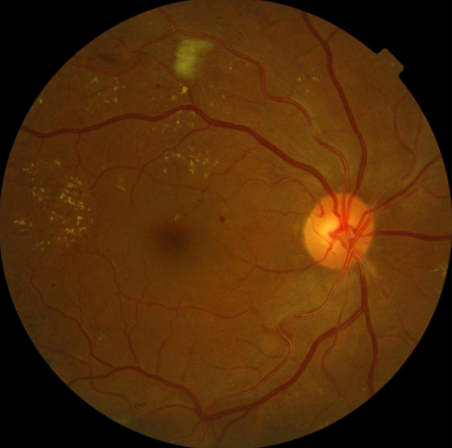
#> input picture old/4.png, 452 x 448 px
$ python main-old-12.py
#> lines starting #> are read from the running program, lines starting #| are printed output that depends on the picture
import os
from PIL import Image
import numpy as np
from skimage.morphology import disk, opening, closing
import cv2
import matplotlib.pyplot as plt

def preprocess_fundus_image(image_path, size=(640, 640)):
    img = Image.open(image_path).convert("RGB")
    resized_img = img.resize(size, Image.LANCZOS)
    img_array = np.array(resized_img, dtype=np.float32)
    normalized_array = (img_array / 255.0 * 2) - 1  # Normalize to [-1, 1]
    return normalized_array, np.array(resized_img)

def decompose_image_morphological_approximation(pre_img, se_radius_small=3, threshold_factor=0.05):
    img_display_scale = (((pre_img + 1) / 2) * 255).astype(np.uint8)
    green_channel = img_display_scale[:, :, 1]  # Use green channel

    se = disk(se_radius_small)

    # Bright regions (e.g. exudates)
    opened = opening(green_channel, se)
    ibri_raw = np.maximum(0, green_channel - opened)
    ibri = ibri_raw.astype(np.float32)
    if ibri.max() > 0:
        ibri /= ibri.max()
    ibri[ibri < threshold_factor] = 0
    # Keep normalized to [0,1] for heatmap visualization
    ibri = ibri

    # Dark regions (e.g. red lesions)
    closed = closing(green_channel, se)
    idark_raw = np.maximum(0, closed - green_channel)
    idark = idark_raw.astype(np.float32)
    if idark.max() > 0:
        idark /= idark.max()
    idark[idark < threshold_factor] = 0
    idark = idark

    return idark, ibri

def apply_colormap_to_attention(attention_map, colormap=plt.cm.hot):
    # Normalize attention to [0,255]
    if attention_map.max() == 0:
        attention_map_norm = attention_map
    else:
        attention_map_norm = attention_map / attention_map.max()
    attention_norm = np.uint8(attention_map_norm * 255)
    # Apply matplotlib colormap (RGBA)
    colored = colormap(attention_norm)
    # Convert to 8-bit RGB
    colored_rgb = np.delete(colored, 3, 2)  # remove alpha channel
    colored_rgb = np.uint8(colored_rgb * 255)
    # Convert RGB to BGR for OpenCV
    colored_bgr = cv2.cvtColor(colored_rgb, cv2.COLOR_RGB2BGR)
    return colored_bgr

def plot_attention_maps_cv(images_paths, se_radius=3, threshold=0.05):
    for img_path in images_paths:
        pre_img, orig_img = preprocess_fundus_image(img_path)
        idark, ibri = decompose_image_morphological_approximation(pre_img, se_radius_small=se_radius, threshold_factor=threshold)

        # Convert original image (RGB) to BGR for OpenCV
        orig_bgr = cv2.cvtColor(orig_img, cv2.COLOR_RGB2BGR)

        # Get attention heatmaps with colormap applied
        heat_red = apply_colormap_to_attention(idark)
        heat_bright = apply_colormap_to_attention(ibri)

        # Resize heatmaps to match original if needed
        heat_red = cv2.resize(heat_red, (orig_bgr.shape[1], orig_bgr.shape[0]))
        heat_bright = cv2.resize(heat_bright, (orig_bgr.shape[1], orig_bgr.shape[0]))

        # Blend heatmaps on original image for visualization (alpha blending)
        blend_red = cv2.addWeighted(orig_bgr, 0.7, heat_red, 0.3, 0)
        blend_bright = cv2.addWeighted(orig_bgr, 0.7, heat_bright, 0.3, 0)

        # Stack images horizontally: original | red lesion attention | bright lesion attention
        combined = np.hstack((orig_bgr, blend_red, blend_bright))

        # Show in OpenCV window (resize window if too large)
        window_name = f"Attention Maps - {os.path.basename(img_path)}"
        cv2.namedWindow(window_name, cv2.WINDOW_NORMAL)
        cv2.resizeWindow(window_name, 3 * 640, 640)  # 3 images wide, height 640
        cv2.imshow(window_name, combined)

        print(f"Showing {img_path}. Press any key to continue...")
        cv2.waitKey(0)
        cv2.destroyAllWindows()

if __name__ == "__main__":
    # List your test images here (change paths as needed)
    test_images = [
        "old/4.png",
        "test_images/2.jpeg",
        "test_images/3.jpeg"
    ]

    # Check images exist before running
    for p in test_images:
        if not os.path.isfile(p):
            print(f"Image not found: {p}")
            exit(1)

    plot_attention_maps_cv(test_images)
#> in decompose_image_morphological_approximation, `green_channel = img_display_scale[:, :, 1]`:
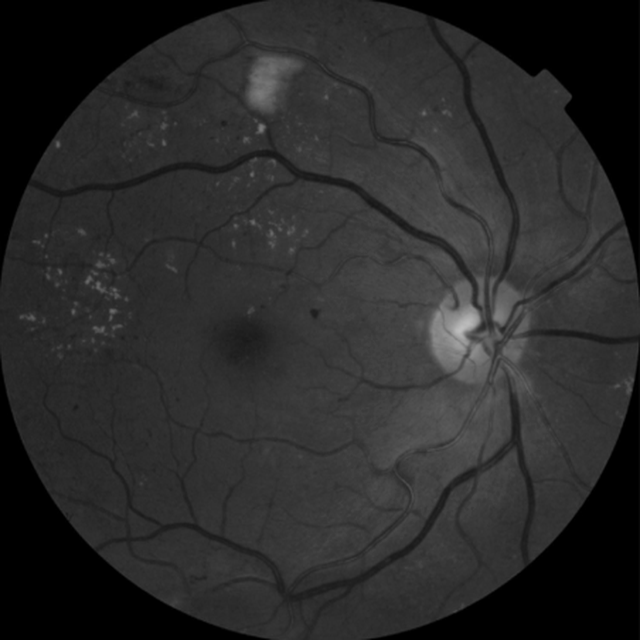
#> green_channel: shape (640, 640); min 0, max 190, mean 42
#> in decompose_image_morphological_approximation, `idark = idark_raw.astype(np.float32)`:
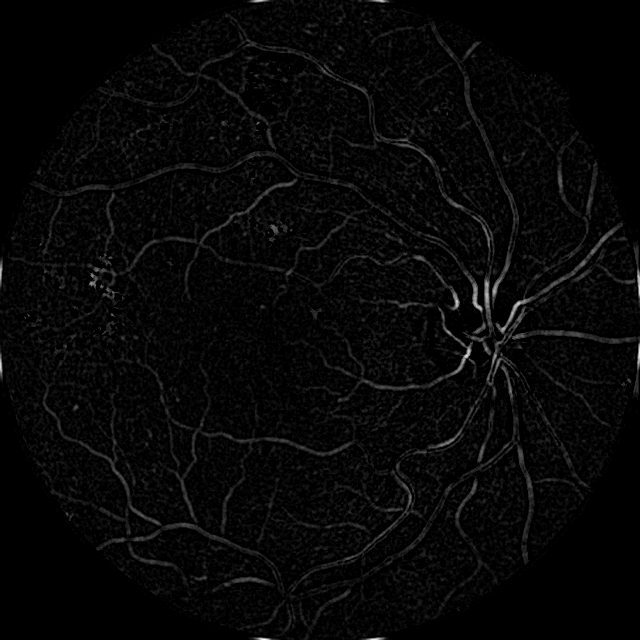
#> idark: shape (640, 640) float32; min 0, max 47, mean 1.4; drawn with min black and max white
#> in plot_attention_maps_cv, `orig_bgr = cv2.cvtColor(orig_img, cv2.COLOR_RGB2BGR)`:
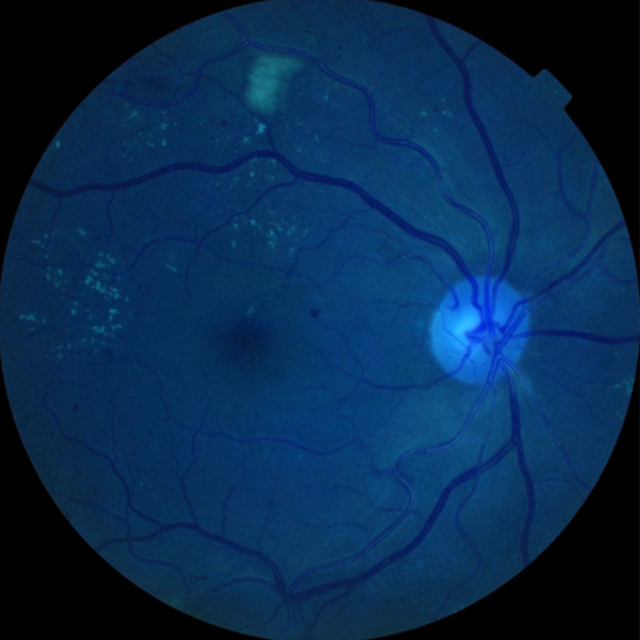
#> orig_bgr: shape (640, 640, 3); mean R, G, B 7.7, 42.7, 79.7
#> in apply_colormap_to_attention (call 2), `colored = colormap(attention_norm)`:
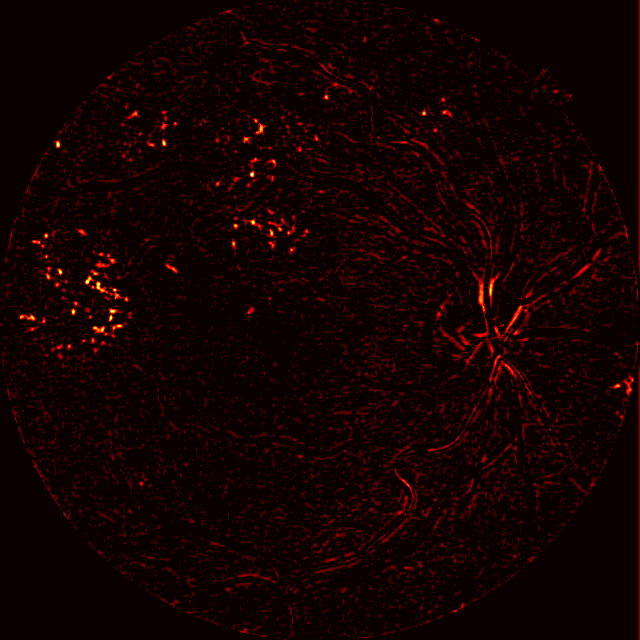
#> colored: shape (640, 640, 4) float64; mean of channels 0, 1, 2, 3 0.0799, 0.000974, 5.21e-05, 1; drawn as R, G, B
#> in apply_colormap_to_attention (call 2), `colored_bgr = cv2.cvtColor(colored_rgb, cv2.COLOR_RGB2BGR)`:
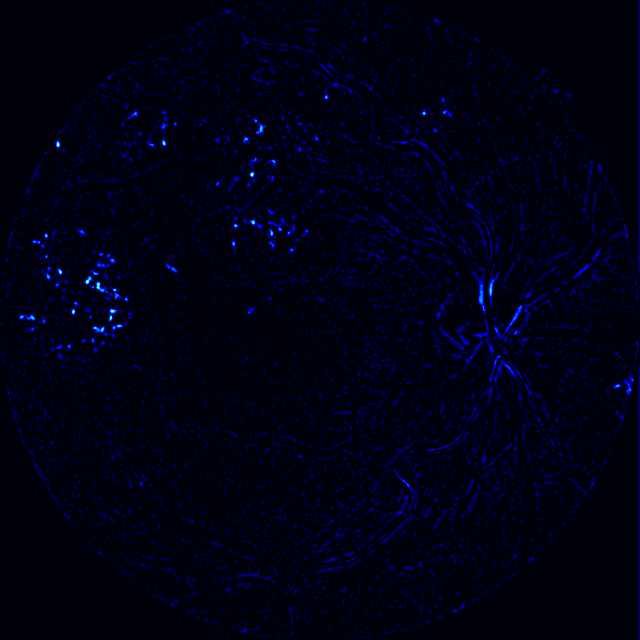
#> colored_bgr: shape (640, 640, 3); mean R, G, B 0, 0.2, 19.7
#> in plot_attention_maps_cv, `blend_bright = cv2.addWeighted(orig_bgr, 0.7, heat_bright, 0.3, 0)`:
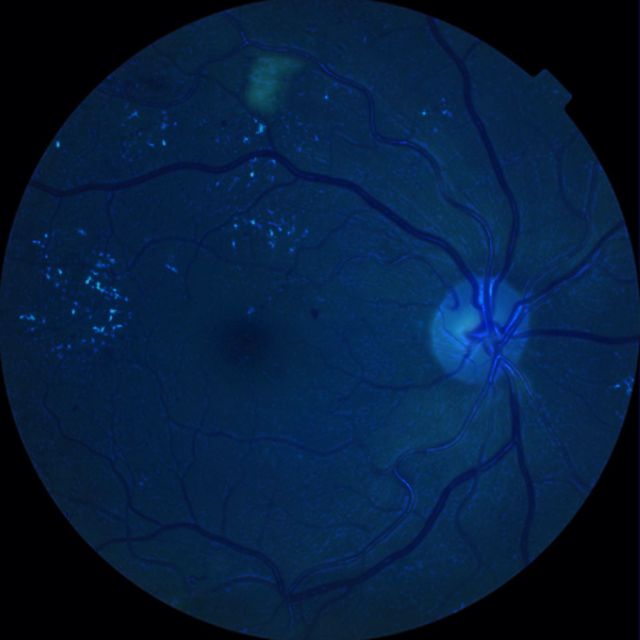
#> blend_bright: shape (640, 640, 3); mean R, G, B 5.4, 30, 61.7
#> in plot_attention_maps_cv, `combined = np.hstack((orig_bgr, blend_red, blend_bright))`:
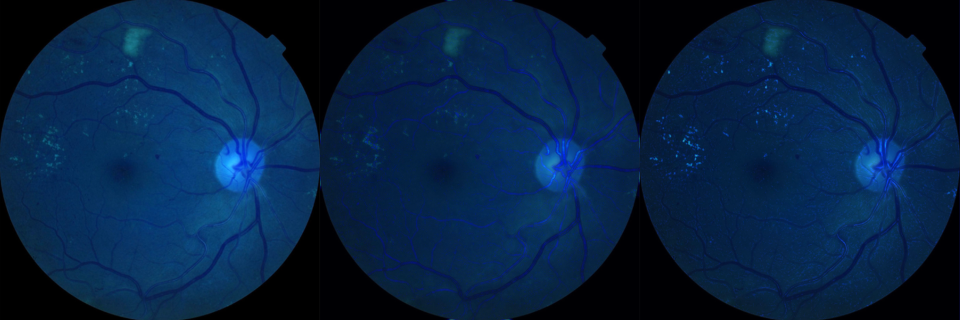
#> combined: shape (640, 1920, 3) (shown at 1/2 size); mean R, G, B 6.1, 34.2, 68.1
#> pass 2 of the loop in plot_attention_maps_cv, `for img_path in images_paths:`:
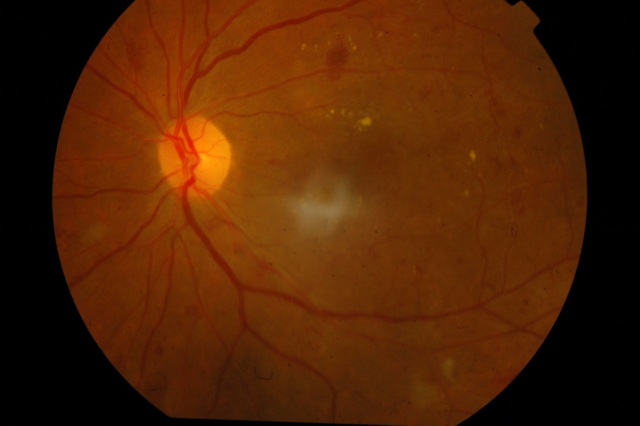
#> input picture test_images/2.jpeg, 1280 x 851 px (shown at 1/2 size)
#> in preprocess_fundus_image, img is the input picture: PIL image 1280x851 RGB; mean R, G, B 81.4, 35.2, 4.2
#> in decompose_image_morphological_approximation (call 2), `idark = idark_raw.astype(np.float32)`:
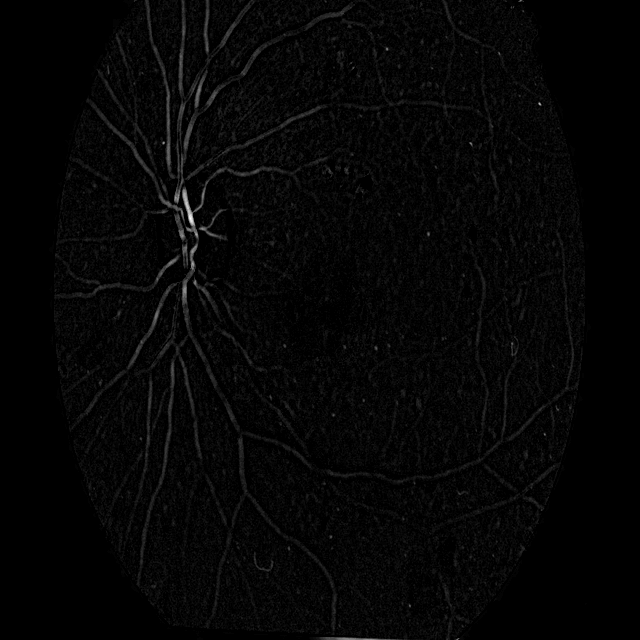
#> idark: shape (640, 640) float32; min 0, max 58, mean 1.3; drawn with min black and max white
#> in plot_attention_maps_cv, `orig_bgr = cv2.cvtColor(orig_img, cv2.COLOR_RGB2BGR)`:
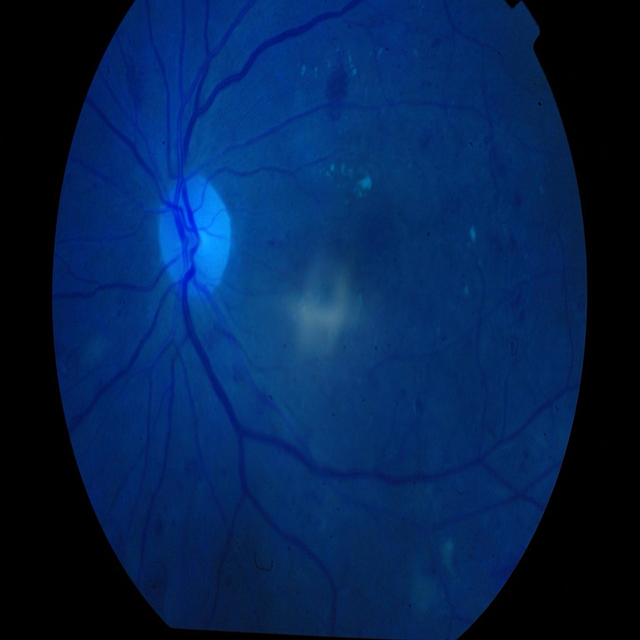
#> orig_bgr: shape (640, 640, 3); mean R, G, B 4.2, 35.2, 81.4
